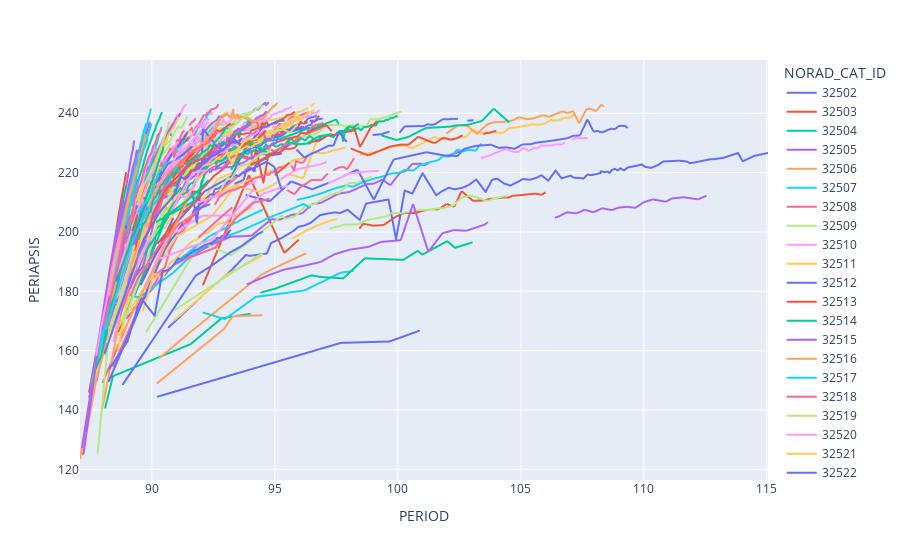

Source (notebook cell):
### Code cell
test2

fig = px.line(test2, x="PERIOD", y="PERIAPSIS", color="NORAD_CAT_ID")
fig.show()
